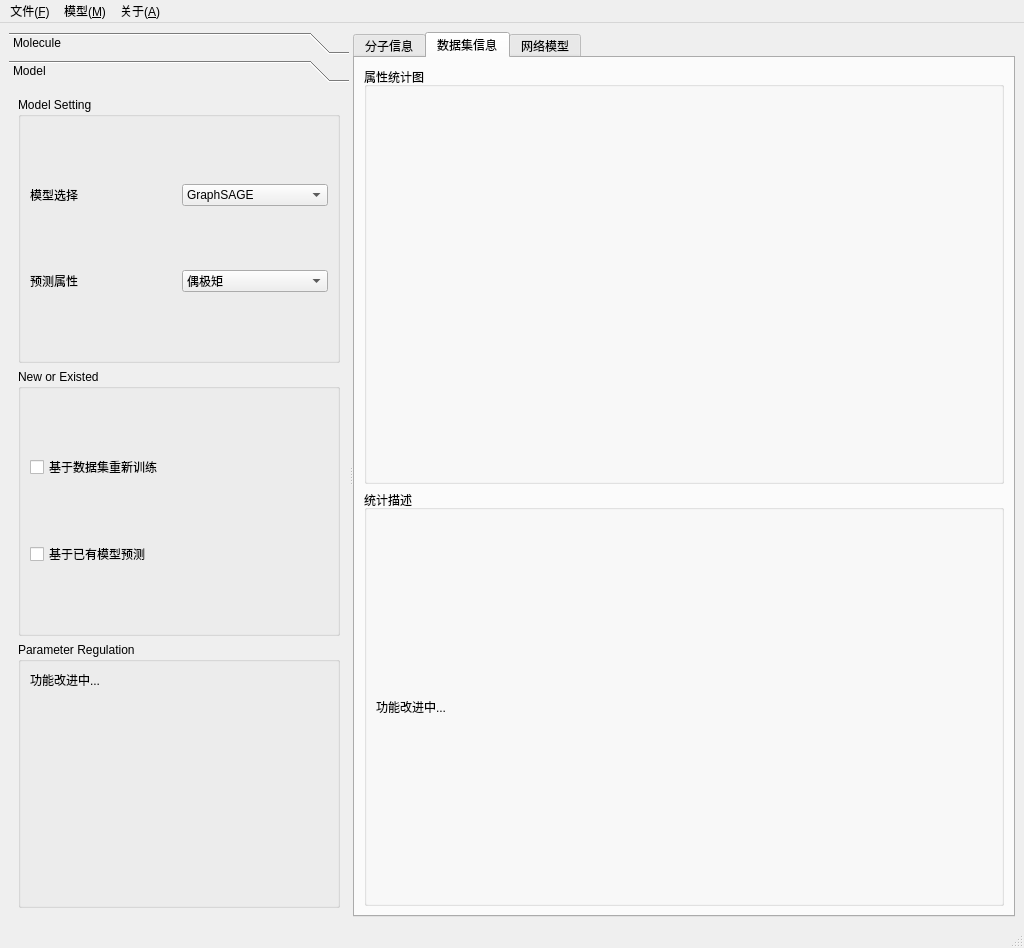
<?xml version="1.0" encoding="UTF-8"?>
<ui version="4.0">
 <class>MainWindow</class>
 <widget class="QMainWindow" name="MainWindow">
  <property name="geometry">
   <rect>
    <x>0</x>
    <y>0</y>
    <width>1024</width>
    <height>948</height>
   </rect>
  </property>
  <property name="windowTitle">
   <string>分子属性预测系统</string>
  </property>
  <widget class="QWidget" name="centralwidget">
   <layout class="QGridLayout" name="gridLayout_9">
    <item row="0" column="0">
     <widget class="QSplitter" name="splitter">
      <property name="orientation">
       <enum>Qt::Horizontal</enum>
      </property>
      <widget class="QToolBox" name="toolBox">
       <property name="currentIndex">
        <number>1</number>
       </property>
       <widget class="QWidget" name="page">
        <property name="geometry">
         <rect>
          <x>0</x>
          <y>0</y>
          <width>313</width>
          <height>833</height>
         </rect>
        </property>
        <attribute name="label">
         <string>Molecule</string>
        </attribute>
        <layout class="QVBoxLayout" name="verticalLayout_2">
         <item>
          <widget class="QGroupBox" name="groupBoxMolecule">
           <property name="title">
            <string>Molecule</string>
           </property>
           <layout class="QGridLayout" name="gridLayout_2">
            <item row="0" column="0" colspan="2">
             <widget class="QPushButton" name="pushButtonWebView">
              <property name="text">
               <string>浏览器中打开（观察交互图形）</string>
              </property>
             </widget>
            </item>
            <item row="1" column="0">
             <widget class="QLabel" name="labelNo">
              <property name="text">
               <string>所观察分子：NO.</string>
              </property>
             </widget>
            </item>
            <item row="1" column="1">
             <widget class="QSpinBox" name="spinBoxNo"/>
            </item>
           </layout>
          </widget>
         </item>
         <item>
          <widget class="QGroupBox" name="groupBoxDataset">
           <property name="title">
            <string>Dataset</string>
           </property>
           <layout class="QGridLayout" name="gridLayout">
            <item row="0" column="0">
             <widget class="QLabel" name="labelHistType">
              <property name="text">
               <string>统计信息</string>
              </property>
             </widget>
            </item>
            <item row="0" column="1">
             <widget class="QComboBox" name="comboBoxHistType">
              <item>
               <property name="text">
                <string>旋转常量 A</string>
               </property>
              </item>
              <item>
               <property name="text">
                <string>旋转常量 B</string>
               </property>
              </item>
              <item>
               <property name="text">
                <string>旋转常量 C</string>
               </property>
              </item>
              <item>
               <property name="text">
                <string>偶极矩</string>
               </property>
              </item>
              <item>
               <property name="text">
                <string>各向同性极化率</string>
               </property>
              </item>
              <item>
               <property name="text">
                <string>HOMO</string>
               </property>
              </item>
              <item>
               <property name="text">
                <string>LUMO</string>
               </property>
              </item>
              <item>
               <property name="text">
                <string>带隙</string>
               </property>
              </item>
              <item>
               <property name="text">
                <string>空间最概然位置</string>
               </property>
              </item>
              <item>
               <property name="text">
                <string>零点振动能</string>
               </property>
              </item>
              <item>
               <property name="text">
                <string>内能(0K)</string>
               </property>
              </item>
              <item>
               <property name="text">
                <string>内能(RT)</string>
               </property>
              </item>
              <item>
               <property name="text">
                <string>焓(RT)</string>
               </property>
              </item>
              <item>
               <property name="text">
                <string>Gibbs自由能(RT)</string>
               </property>
              </item>
              <item>
               <property name="text">
                <string>热容(RT)</string>
               </property>
              </item>
             </widget>
            </item>
            <item row="1" column="0">
             <widget class="QLabel" name="labelSplit">
              <property name="text">
               <string>Train:Total</string>
              </property>
             </widget>
            </item>
            <item row="1" column="1">
             <widget class="QDoubleSpinBox" name="doubleSpinBoxSplit"/>
            </item>
           </layout>
          </widget>
         </item>
         <item>
          <widget class="QGroupBox" name="groupBox_4">
           <property name="title">
            <string>Molecule Manipulation</string>
           </property>
           <layout class="QFormLayout" name="formLayout">
            <item row="0" column="0">
             <widget class="QLabel" name="label_2">
              <property name="text">
               <string>功能改进中...</string>
              </property>
             </widget>
            </item>
           </layout>
          </widget>
         </item>
        </layout>
       </widget>
       <widget class="QWidget" name="page_2">
        <property name="geometry">
         <rect>
          <x>0</x>
          <y>0</y>
          <width>313</width>
          <height>833</height>
         </rect>
        </property>
        <attribute name="label">
         <string>Model</string>
        </attribute>
        <layout class="QVBoxLayout" name="verticalLayout">
         <item>
          <widget class="QGroupBox" name="groupBox">
           <property name="title">
            <string>Model Setting</string>
           </property>
           <layout class="QGridLayout" name="gridLayout_6">
            <item row="0" column="0">
             <widget class="QLabel" name="label_3">
              <property name="text">
               <string>模型选择</string>
              </property>
             </widget>
            </item>
            <item row="0" column="1">
             <widget class="QComboBox" name="comboBoxModelSelect">
              <item>
               <property name="text">
                <string>GraphSAGE</string>
               </property>
              </item>
              <item>
               <property name="text">
                <string>GCN</string>
               </property>
              </item>
              <item>
               <property name="text">
                <string>MPNN</string>
               </property>
              </item>
              <item>
               <property name="text">
                <string>RandomForest</string>
               </property>
              </item>
              <item>
               <property name="text">
                <string>XGBoost</string>
               </property>
              </item>
             </widget>
            </item>
            <item row="1" column="0">
             <widget class="QLabel" name="label_7">
              <property name="text">
               <string>预测属性</string>
              </property>
             </widget>
            </item>
            <item row="1" column="1">
             <widget class="QComboBox" name="comboBoxPropertyPredict">
              <item>
               <property name="text">
                <string>偶极矩</string>
               </property>
              </item>
              <item>
               <property name="text">
                <string>各向同性极化率</string>
               </property>
              </item>
              <item>
               <property name="text">
                <string>HOMO</string>
               </property>
              </item>
              <item>
               <property name="text">
                <string>LUMO</string>
               </property>
              </item>
              <item>
               <property name="text">
                <string>带隙</string>
               </property>
              </item>
              <item>
               <property name="text">
                <string>空间最概然位置</string>
               </property>
              </item>
              <item>
               <property name="text">
                <string>零点振动能</string>
               </property>
              </item>
              <item>
               <property name="text">
                <string>内能(0K)</string>
               </property>
              </item>
              <item>
               <property name="text">
                <string>内能(RT)</string>
               </property>
              </item>
              <item>
               <property name="text">
                <string>焓(RT)</string>
               </property>
              </item>
              <item>
               <property name="text">
                <string>Gibbs自由能(RT)</string>
               </property>
              </item>
              <item>
               <property name="text">
                <string>热容(RT)</string>
               </property>
              </item>
             </widget>
            </item>
           </layout>
          </widget>
         </item>
         <item>
          <widget class="QGroupBox" name="groupBox_3">
           <property name="title">
            <string>New or Existed</string>
           </property>
           <layout class="QGridLayout" name="gridLayout_16">
            <item row="0" column="0">
             <widget class="QCheckBox" name="checkBoxUseNew">
              <property name="text">
               <string>基于数据集重新训练</string>
              </property>
             </widget>
            </item>
            <item row="1" column="0">
             <widget class="QCheckBox" name="checkBoxUseExisted">
              <property name="text">
               <string>基于已有模型预测</string>
              </property>
             </widget>
            </item>
           </layout>
          </widget>
         </item>
         <item>
          <widget class="QGroupBox" name="groupBox_2">
           <property name="title">
            <string>Parameter Regulation</string>
           </property>
           <layout class="QFormLayout" name="formLayout_3">
            <item row="0" column="0">
             <widget class="QLabel" name="label">
              <property name="text">
               <string>功能改进中...</string>
              </property>
             </widget>
            </item>
           </layout>
          </widget>
         </item>
        </layout>
       </widget>
      </widget>
      <widget class="QTabWidget" name="tabWidget">
       <property name="currentIndex">
        <number>1</number>
       </property>
       <widget class="QWidget" name="tab">
        <attribute name="title">
         <string>分子信息</string>
        </attribute>
        <layout class="QGridLayout" name="gridLayout_13">
         <item row="0" column="0" rowspan="2">
          <widget class="QGroupBox" name="groupBoxGraph2D">
           <property name="title">
            <string>分子图结构</string>
           </property>
           <layout class="QGridLayout" name="gridLayout_12">
            <item row="0" column="0">
             <widget class="QScrollArea" name="scrollArea1">
              <property name="widgetResizable">
               <bool>true</bool>
              </property>
              <widget class="QWidget" name="scrollAreaWidgetContents_2">
               <property name="geometry">
                <rect>
                 <x>0</x>
                 <y>0</y>
                 <width>301</width>
                 <height>196</height>
                </rect>
               </property>
               <layout class="QGridLayout" name="gridLayout_15">
                <item row="0" column="0">
                 <widget class="QLabel" name="labelFigure1">
                  <property name="layoutDirection">
                   <enum>Qt::LeftToRight</enum>
                  </property>
                  <property name="text">
                   <string>Figure1</string>
                  </property>
                  <property name="alignment">
                   <set>Qt::AlignCenter</set>
                  </property>
                 </widget>
                </item>
               </layout>
              </widget>
             </widget>
            </item>
            <item row="1" column="0">
             <widget class="QScrollArea" name="scrollArea2">
              <property name="widgetResizable">
               <bool>true</bool>
              </property>
              <widget class="QWidget" name="scrollAreaWidgetContents_3">
               <property name="geometry">
                <rect>
                 <x>0</x>
                 <y>0</y>
                 <width>301</width>
                 <height>196</height>
                </rect>
               </property>
               <layout class="QGridLayout" name="gridLayout_7">
                <item row="0" column="0">
                 <widget class="QLabel" name="labelFigure2">
                  <property name="text">
                   <string>Figure2</string>
                  </property>
                  <property name="alignment">
                   <set>Qt::AlignCenter</set>
                  </property>
                 </widget>
                </item>
               </layout>
              </widget>
             </widget>
            </item>
            <item row="2" column="0">
             <widget class="QScrollArea" name="scrollArea1_2">
              <property name="widgetResizable">
               <bool>true</bool>
              </property>
              <widget class="QWidget" name="scrollAreaWidgetContents_4">
               <property name="geometry">
                <rect>
                 <x>0</x>
                 <y>0</y>
                 <width>301</width>
                 <height>196</height>
                </rect>
               </property>
               <layout class="QGridLayout" name="gridLayout_14">
                <item row="0" column="0">
                 <widget class="QLabel" name="labelFigure1_2">
                  <property name="text">
                   <string>Figure1</string>
                  </property>
                  <property name="alignment">
                   <set>Qt::AlignCenter</set>
                  </property>
                 </widget>
                </item>
               </layout>
              </widget>
             </widget>
            </item>
            <item row="3" column="0">
             <widget class="QScrollArea" name="scrollArea2_2">
              <property name="widgetResizable">
               <bool>true</bool>
              </property>
              <widget class="QWidget" name="scrollAreaWidgetContents_5">
               <property name="geometry">
                <rect>
                 <x>0</x>
                 <y>0</y>
                 <width>301</width>
                 <height>196</height>
                </rect>
               </property>
               <layout class="QGridLayout" name="gridLayout_11">
                <item row="0" column="0">
                 <widget class="QLabel" name="labelFigure2_2">
                  <property name="text">
                   <string>Figure2</string>
                  </property>
                  <property name="alignment">
                   <set>Qt::AlignCenter</set>
                  </property>
                 </widget>
                </item>
               </layout>
              </widget>
             </widget>
            </item>
           </layout>
          </widget>
         </item>
         <item row="0" column="1">
          <widget class="QGroupBox" name="groupBoxMoleculeInfo">
           <property name="title">
            <string>分子属性信息</string>
           </property>
           <layout class="QGridLayout" name="gridLayout_3">
            <item row="0" column="0">
             <widget class="QLabel" name="label_4">
              <property name="text">
               <string>Smiles表示</string>
              </property>
             </widget>
            </item>
            <item row="0" column="2">
             <widget class="QPushButton" name="pushButtonPositions">
              <property name="text">
               <string>原子空间位置(...)</string>
              </property>
             </widget>
            </item>
            <item row="0" column="1">
             <widget class="QLineEdit" name="lineEditSmiles"/>
            </item>
            <item row="1" column="1">
             <widget class="QLineEdit" name="lineEditInChI"/>
            </item>
            <item row="1" column="0">
             <widget class="QLabel" name="label_5">
              <property name="text">
               <string>InChI表示</string>
              </property>
             </widget>
            </item>
            <item row="1" column="2">
             <widget class="QPushButton" name="pushButtonCharges">
              <property name="text">
               <string>原子核电荷数(...)</string>
              </property>
             </widget>
            </item>
            <item row="2" column="0" colspan="3">
             <widget class="QTableWidget" name="tableWidgetProperties">
              <attribute name="horizontalHeaderDefaultSectionSize">
               <number>90</number>
              </attribute>
              <attribute name="horizontalHeaderMinimumSectionSize">
               <number>90</number>
              </attribute>
              <attribute name="verticalHeaderDefaultSectionSize">
               <number>20</number>
              </attribute>
              <attribute name="verticalHeaderMinimumSectionSize">
               <number>19</number>
              </attribute>
              <row>
               <property name="text">
                <string>旋转常量 A</string>
               </property>
              </row>
              <row>
               <property name="text">
                <string>旋转常量 B</string>
               </property>
              </row>
              <row>
               <property name="text">
                <string>旋转常量 C</string>
               </property>
              </row>
              <row>
               <property name="text">
                <string>偶极矩</string>
               </property>
              </row>
              <row>
               <property name="text">
                <string>各向同性极化率</string>
               </property>
              </row>
              <row>
               <property name="text">
                <string>HOMO</string>
               </property>
              </row>
              <row>
               <property name="text">
                <string>LUMO</string>
               </property>
              </row>
              <row>
               <property name="text">
                <string>带隙</string>
               </property>
              </row>
              <row>
               <property name="text">
                <string>空间最概然位置</string>
               </property>
              </row>
              <row>
               <property name="text">
                <string>零点振动能</string>
               </property>
              </row>
              <row>
               <property name="text">
                <string>内能(0K)</string>
               </property>
              </row>
              <row>
               <property name="text">
                <string>内能(RT)</string>
               </property>
              </row>
              <row>
               <property name="text">
                <string>焓(RT)</string>
               </property>
              </row>
              <row>
               <property name="text">
                <string>Gibbs自由能(RT)</string>
               </property>
              </row>
              <row>
               <property name="text">
                <string>热容(RT)</string>
               </property>
              </row>
              <column>
               <property name="text">
                <string>Value</string>
               </property>
              </column>
              <column>
               <property name="text">
                <string>Unit</string>
               </property>
              </column>
             </widget>
            </item>
           </layout>
          </widget>
         </item>
         <item row="1" column="1">
          <widget class="QGroupBox" name="groupBoxGraph3D">
           <property name="title">
            <string>三维结构</string>
           </property>
           <layout class="QGridLayout" name="gridLayout_10">
            <item row="0" column="0">
             <widget class="QScrollArea" name="scrollArea3">
              <property name="widgetResizable">
               <bool>true</bool>
              </property>
              <widget class="QWidget" name="scrollAreaWidgetContents">
               <property name="geometry">
                <rect>
                 <x>0</x>
                 <y>0</y>
                 <width>313</width>
                 <height>384</height>
                </rect>
               </property>
               <layout class="QGridLayout" name="gridLayout_8">
                <item row="0" column="0">
                 <widget class="QLabel" name="labelFigure3">
                  <property name="text">
                   <string>Figure3</string>
                  </property>
                  <property name="alignment">
                   <set>Qt::AlignCenter</set>
                  </property>
                 </widget>
                </item>
               </layout>
              </widget>
             </widget>
            </item>
           </layout>
          </widget>
         </item>
        </layout>
       </widget>
       <widget class="QWidget" name="tab_3">
        <attribute name="title">
         <string>数据集信息</string>
        </attribute>
        <layout class="QGridLayout" name="gridLayout_4">
         <item row="0" column="0">
          <widget class="QGroupBox" name="groupBoxStatistics">
           <property name="title">
            <string>属性统计图</string>
           </property>
          </widget>
         </item>
         <item row="1" column="0">
          <widget class="QGroupBox" name="groupBoxStatDesc">
           <property name="title">
            <string>统计描述</string>
           </property>
           <layout class="QGridLayout" name="gridLayout_17">
            <item row="0" column="0">
             <widget class="QLabel" name="label_8">
              <property name="text">
               <string>功能改进中...</string>
              </property>
             </widget>
            </item>
           </layout>
          </widget>
         </item>
        </layout>
       </widget>
       <widget class="QWidget" name="tab_2">
        <attribute name="title">
         <string>网络模型</string>
        </attribute>
        <layout class="QGridLayout" name="gridLayout_5">
         <item row="0" column="0">
          <widget class="QGroupBox" name="groupBoxModelView">
           <property name="title">
            <string>模型视图</string>
           </property>
           <layout class="QVBoxLayout" name="verticalLayout_3">
            <item>
             <widget class="QLabel" name="label_9">
              <property name="text">
               <string>功能改进中...</string>
              </property>
             </widget>
            </item>
           </layout>
          </widget>
         </item>
         <item row="1" column="0">
          <widget class="QGroupBox" name="groupBoxResult">
           <property name="title">
            <string>预测结果</string>
           </property>
          </widget>
         </item>
        </layout>
       </widget>
      </widget>
     </widget>
    </item>
   </layout>
  </widget>
  <widget class="QMenuBar" name="menubar">
   <property name="geometry">
    <rect>
     <x>0</x>
     <y>0</y>
     <width>1024</width>
     <height>23</height>
    </rect>
   </property>
   <widget class="QMenu" name="menu_F">
    <property name="title">
     <string>文件(&amp;F)</string>
    </property>
    <addaction name="actionOpenFile"/>
    <addaction name="actionOpenFolder"/>
    <addaction name="actionSave"/>
    <addaction name="actionSaveAs"/>
    <addaction name="actionClose"/>
   </widget>
   <widget class="QMenu" name="menu_M">
    <property name="title">
     <string>模型(&amp;M)</string>
    </property>
    <widget class="QMenu" name="menu">
     <property name="title">
      <string>模型说明</string>
     </property>
     <property name="icon">
      <iconset>
       <normaloff>../icons/图神经网络.svg</normaloff>../icons/图神经网络.svg</iconset>
     </property>
     <addaction name="actionGraphSAGE"/>
     <addaction name="actionGCN"/>
     <addaction name="actionXGBoost"/>
    </widget>
    <addaction name="actionTrain"/>
    <addaction name="actionPredict"/>
    <addaction name="menu"/>
   </widget>
   <widget class="QMenu" name="menu_A">
    <property name="title">
     <string>关于(&amp;A)</string>
    </property>
    <addaction name="actionAbout"/>
    <addaction name="actionHelp"/>
    <addaction name="actionAboutQT"/>
   </widget>
   <addaction name="menu_F"/>
   <addaction name="menu_M"/>
   <addaction name="menu_A"/>
  </widget>
  <widget class="QStatusBar" name="statusbar"/>
  <action name="actionOpenFile">
   <property name="icon">
    <iconset>
     <normaloff>../icons/文档.svg</normaloff>../icons/文档.svg</iconset>
   </property>
   <property name="text">
    <string>打开文件</string>
   </property>
   <property name="shortcut">
    <string>Ctrl+O</string>
   </property>
  </action>
  <action name="actionOpenFolder">
   <property name="icon">
    <iconset>
     <normaloff>../icons/文件.svg</normaloff>../icons/文件.svg</iconset>
   </property>
   <property name="text">
    <string>打开目录</string>
   </property>
   <property name="shortcut">
    <string>Ctrl+Shift+O</string>
   </property>
  </action>
  <action name="actionClose">
   <property name="icon">
    <iconset>
     <normaloff>../icons/退出.svg</normaloff>../icons/退出.svg</iconset>
   </property>
   <property name="text">
    <string>退出</string>
   </property>
   <property name="shortcut">
    <string>Ctrl+W</string>
   </property>
  </action>
  <action name="actionSave">
   <property name="icon">
    <iconset>
     <normaloff>../icons/保存.svg</normaloff>../icons/保存.svg</iconset>
   </property>
   <property name="text">
    <string>保存</string>
   </property>
   <property name="shortcut">
    <string>Ctrl+S</string>
   </property>
  </action>
  <action name="actionSaveAs">
   <property name="icon">
    <iconset>
     <normaloff>../icons/另存为.svg</normaloff>../icons/另存为.svg</iconset>
   </property>
   <property name="text">
    <string>另存为</string>
   </property>
   <property name="shortcut">
    <string>Ctrl+Shift+S</string>
   </property>
  </action>
  <action name="actionTrain">
   <property name="icon">
    <iconset>
     <normaloff>../icons/训练.svg</normaloff>../icons/训练.svg</iconset>
   </property>
   <property name="text">
    <string>训练</string>
   </property>
   <property name="shortcut">
    <string>Ctrl+T</string>
   </property>
  </action>
  <action name="actionPredict">
   <property name="icon">
    <iconset>
     <normaloff>../icons/测试.svg</normaloff>../icons/测试.svg</iconset>
   </property>
   <property name="text">
    <string>预测</string>
   </property>
   <property name="shortcut">
    <string>Ctrl+P</string>
   </property>
  </action>
  <action name="actionHelp">
   <property name="icon">
    <iconset>
     <normaloff>../icons/帮助.svg</normaloff>../icons/帮助.svg</iconset>
   </property>
   <property name="text">
    <string>帮助</string>
   </property>
  </action>
  <action name="actionAbout">
   <property name="icon">
    <iconset>
     <normaloff>../icons/关于.svg</normaloff>../icons/关于.svg</iconset>
   </property>
   <property name="text">
    <string>关于</string>
   </property>
  </action>
  <action name="actionAboutQT">
   <property name="icon">
    <iconset>
     <normaloff>../icons/qt.svg</normaloff>../icons/qt.svg</iconset>
   </property>
   <property name="text">
    <string>Qt Info</string>
   </property>
  </action>
  <action name="actionGraphSAGE">
   <property name="text">
    <string>GraphSAGE</string>
   </property>
  </action>
  <action name="actionGCN">
   <property name="text">
    <string>GCN</string>
   </property>
  </action>
  <action name="actionXGBoost">
   <property name="text">
    <string>XGBoost</string>
   </property>
  </action>
 </widget>
 <resources/>
 <connections>
  <connection>
   <sender>actionClose</sender>
   <signal>triggered()</signal>
   <receiver>MainWindow</receiver>
   <slot>close()</slot>
   <hints>
    <hint type="sourcelabel">
     <x>-1</x>
     <y>-1</y>
    </hint>
    <hint type="destinationlabel">
     <x>399</x>
     <y>299</y>
    </hint>
   </hints>
  </connection>
 </connections>
</ui>
